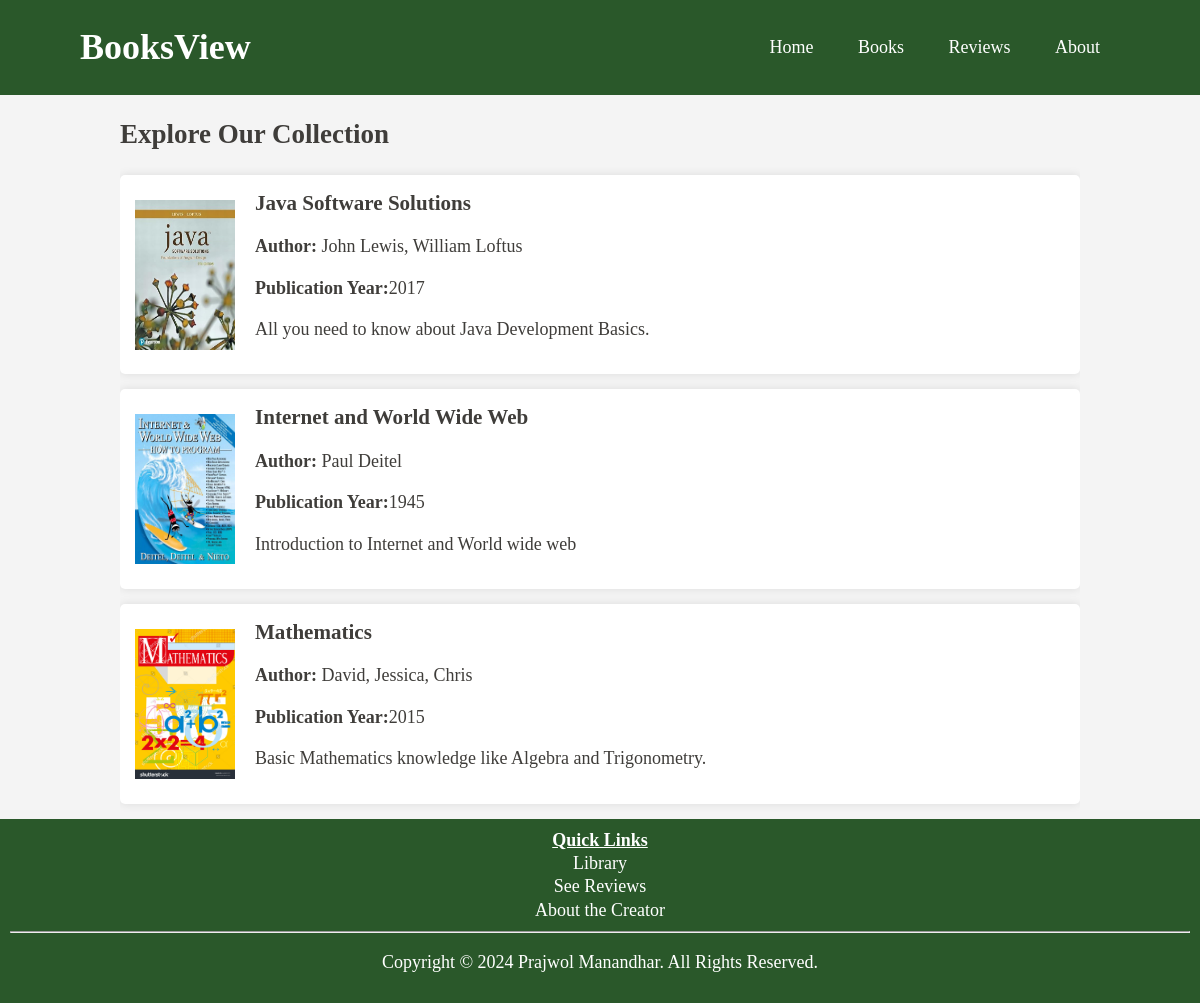
The page /books.php on the database its author committed.
### tables this page shows
CREATE TABLE `authorship` (
  `bookId` varchar(10) NOT NULL,
  `authorId` varchar(10) NOT NULL
);

CREATE TABLE `book` (
  `bookId` varchar(10) NOT NULL,
  `title` varchar(100) NOT NULL,
  `imageLocation` varchar(100) NOT NULL,
  `year` int(4) NOT NULL,
  `description` varchar(100) NOT NULL
);

### books.php (the view, shortened to what this page needs)
<?php
$host = 'localhost';
$user = 'root';
$pass = '';
$dbname = 'bookreview';
$connection = mysqli_connect($host, $user, $pass, $dbname);
$booksQuery = "SELECT authorship.*,
                GROUP_CONCAT(author.authorName SEPARATOR', ') AS authorNames,book.*
                FROM authorship
                JOIN book ON authorship.bookId=book.bookId
                JOIN author ON authorship.authorId=author.authorId
                GROUP BY book.bookId";
$result = mysqli_query($connection, $booksQuery);
$books = mysqli_fetch_all($result, MYSQLI_ASSOC);
?>
<html>
<head>
    <link rel="stylesheet" href="./styles/style.css">
</head>
<body>
    <?php include 'layout/header.php' ?>
    <div class="books-container">
        <h2>Explore Our Collection</h2>
        <?php
        foreach ($books as $book) { ?>
            <div class="book">
                <img src="<?= htmlspecialchars($book['imageLocation']) ?>" width="100"
                    alt="<?= htmlspecialchars($book['title']) ?>">
                <div class="about_book">
                    <h3><?php echo $book['title'] ?></h3>
                    <p><strong>Author:</strong> <?php echo $book['authorNames'] ?></p>
                    <p><strong>Publication Year:</strong><?php echo $book['year'] ?></p>
                    <p><?php echo $book['description'] ?></p>
                </div>
            </div>
        <?php }
        ?>
    </div>
    <?php include 'layout/footer.php' ?>
</body>
</html>

### layout/header.php (shortened to what this page needs)
<header>
    <div class="siteName">
        <h1>BooksView</h1>
    </div>
    <nav id="navMenu" class="navDropdown">
        <a href="index.php">Home</a>
        <a href="books.php">Books</a>
        <a href="reviewForm.php">Reviews</a>
        <a href="about.php">About</a>
    </nav>
</header>

### layout/footer.php
<footer>
    <div class="quickLinks">
        <strong>
            <u>
                Quick Links
            </u>
        </strong><br>
        <a href="./books.php">Library</a><br>
        <a href="./reviewForm.php">See Reviews</a><br>
        <a href="./about.php">About the Creator</a><br>
    </div>
    <hr>
    <div class="copyright">
        <p> Copyright &copy; 2024 Prajwol Manandhar. All Rights Reserved.</p>
    </div>
</footer>

### styles/style.css (style rules this page uses)
body { margin: 0; padding: 0; background-color: #f4f4f4; line-height: 1.6; font: 112.5%/1.3 "ltc-bodoni-175", serif; color: #3f3d3a; }
html, body { height: 100%; margin: 0; }
header { background-color: rgba(3, 58, 3, 0.834); display: flex; color: white; align-items: center; padding: 0 5rem; text-align: center; justify-content: space-between; }
footer { background-color: rgba(3, 58, 3, 0.834); color: white; text-align: center; padding: 10px; }
nav a { margin: 0 15px; padding: 5px; color: white; text-decoration: none; }
.container, .review-container, .about-container, .books-container { width: 80%; min-height: 80%; margin: auto; overflow: hidden; }
.book { display: flex; background: white; margin: 15px 0; align-items: center; padding: 15px; border-radius: 5px; box-shadow: 0 0 10px rgba(0, 0, 0, 0.1); }
.book img { float: left; margin-right: 20px; width: 100px; height: 150px; }
.book h3 { margin: 0; padding: 0; }
.about_book { width: 50%; display: inline; }
.quickLinks a { text-decoration: none; color: white; }

### rows shown on the page
authorship: bookId.imageLocation (picture), bookId.title "Java Software Solutions", authorNames "John Lewis, William Loftus", bookId.year "2017", bookId.description "All you need to know about Java Development Basics."
authorship: bookId.imageLocation (picture), bookId.title "Internet and World Wide Web", authorNames "Paul Deitel", bookId.year "1945", bookId.description "Introduction to Internet and World wide web"
authorship: bookId.imageLocation (picture), bookId.title "Mathematics", authorNames "David, Jessica, Chris", bookId.year "2015", bookId.description "Basic Mathematics knowledge like Algebra and Trigonometry."
